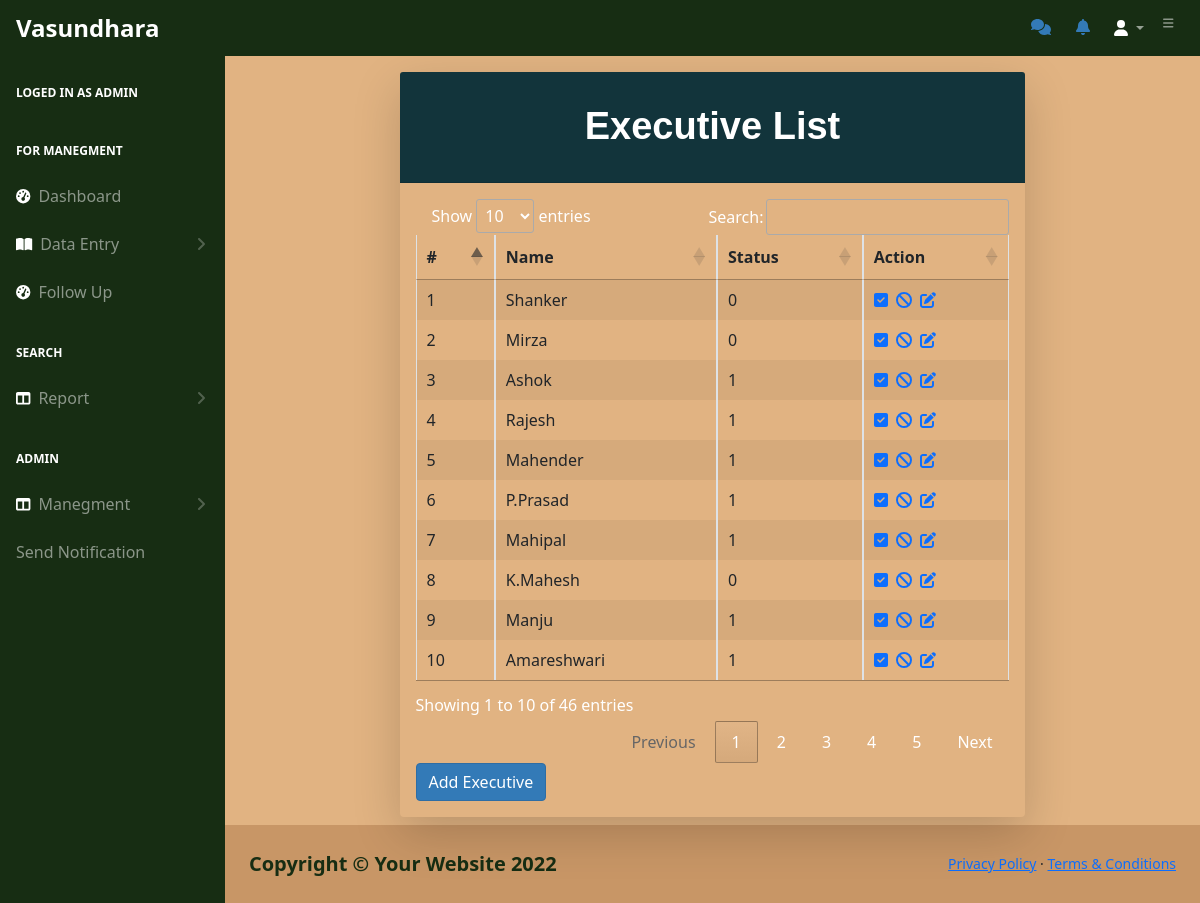
The app's page /exucread.php (signed in) with its own data.
### tables this page shows
CREATE TABLE `executive` (
  `id` int NOT NULL AUTO_INCREMENT,
  `name` varchar(50) DEFAULT NULL,
  `status` int DEFAULT '1',
  PRIMARY KEY (`id`)
);

### exucread.php (the view, shortened to what this page needs)
<!DOCTYPE html>
<html lang="en">
<head>
    <link href="https://cdn.jsdelivr.net/npm/simple-datatables@latest/dist/style.css" rel="stylesheet" />
    <link href="css/styles.css" rel="stylesheet" />
</head>
<body>
    <?php
    require_once "navbar.php";
    ?>
    <div id="layoutSidenav_content">
        <div id="layoutAuthentication_content">
            <main>
                <div class="container">
                    <div class="row justify-content-center">
                        <div class="col-lg-8">
                            <div class="card shadow-lg text-white border-0 rounded-lg mt-3 mb-2" style="width: auto;">
                                <div class="card-header">
                                    <h3 class="text-center font-weight-light text-info my-4">Executive List</h3>
                                </div>
                                <div class="card-body">
                                    <?php
                                    require_once "config.php";
                                    $sql = "SELECT * FROM executive;";
                                    if ($result = mysqli_query($link, $sql)) {
                                        if (mysqli_num_rows($result) > 0) {
                                            echo '<div id="myTableWrapper">';
                                            echo '<table class="table table-bordered table-striped table-sm" cellspacing="0" width="100%">';
                                            echo '<thead class="thead-dark">';
                                            echo "<tr >";
                                            echo "<th>#</th>";
                                            echo "<th>Name</th>";
                                            echo "<th>Status</th>";
                                            echo "<th>Action</th>";
                                            echo "</tr>";
                                            echo "</thead>";
                                            echo "<tbody>";
                                            while ($row = mysqli_fetch_array($result)) {
                                                echo "<tr>";
                                                echo "<td>" . $row['id'] . "</td>";
                                                echo "<td>" . $row['name'] . "</td>";
                                                echo "<td>" . $row['status'] . "</td>";
                                                echo "<td>";
                                                echo '<a href="ajax.php?exde=' . $row['id'] . '" title="Enable user" data-toggle="tooltip"><span class="fa fa-check-square"></span></a>';
                                                echo '&nbsp&nbsp<a href="ajax.php?exdd=' . $row['id'] . '" class="mr-3" title="Disable user" data-toggle="tooltip"><span class="fa fa-ban"></span></a>';
                                                echo '&nbsp&nbsp<a href="updateex.php?uid=' . $row['id'] . '" class="mr-3" title="Update User" data-toggle="tooltip"><span class="fa fa-edit"></span></a>';
                                                echo "</td>";
                                                echo "</tr>";
                                            }
                                            echo "</tbody>";
                                            echo "</table>";
                                            echo '</div>';
                                            echo '<link rel="stylesheet" type="text/css" href="https://cdn.datatables.net/1.13.2/css/jquery.dataTables.css">';
                                        } else {
                                            echo '<div class="alert alert-danger"><em>No records were found.</em></div>';
                                        }
                                    } else {
                                        echo "Oops! Something went wrong. Please try again later.";
                                    }
                                    ?>
                                    <a class="btn btn-primary" href="addexcu.php" role="button">Add Executive</a>
                                </div>
                            </div>
                        </div>
                    </div>
                </div>
            </main>
        </div>
        <div id="layoutAuthentication_footer">
            <footer class="py-4 bg-black mt-auto">
                <div class="container-fluid px-4">
                    <div class="d-flex align-items-center justify-content-between small">
                        <div class="text-muted">Copyright &copy; Your Website 2022</div>
                        <div>
                            <a href="#">Privacy Policy</a>
                            &middot;
                            <a href="#">Terms &amp; Conditions</a>
                        </div>
                    </div>
                </div>
            </footer>
        </div>
    </div>
</body>
</html>

### navadmn.php (style rules this page uses)
.btn-primary { background-color: #ff7675; border-color: #ff7675; }
body { background-color: #eee }

### records on screen
executive: id "1", name "Shanker", status "0"
executive: id "2", name "Mirza", status "0"
executive: id "3", name "Ashok", status "1"
executive: id "4", name "Rajesh", status "1"
executive: id "5", name "Mahender", status "1"
executive: id "6", name "P.Prasad", status "1"
executive: id "7", name "Mahipal", status "1"
executive: id "8", name "K.Mahesh", status "0"
executive: id "9", name "Manju", status "1"
executive: id "10", name "Amareshwari", status "1"

### other values on screen
$_SESSION["username"] "ADMIN"
